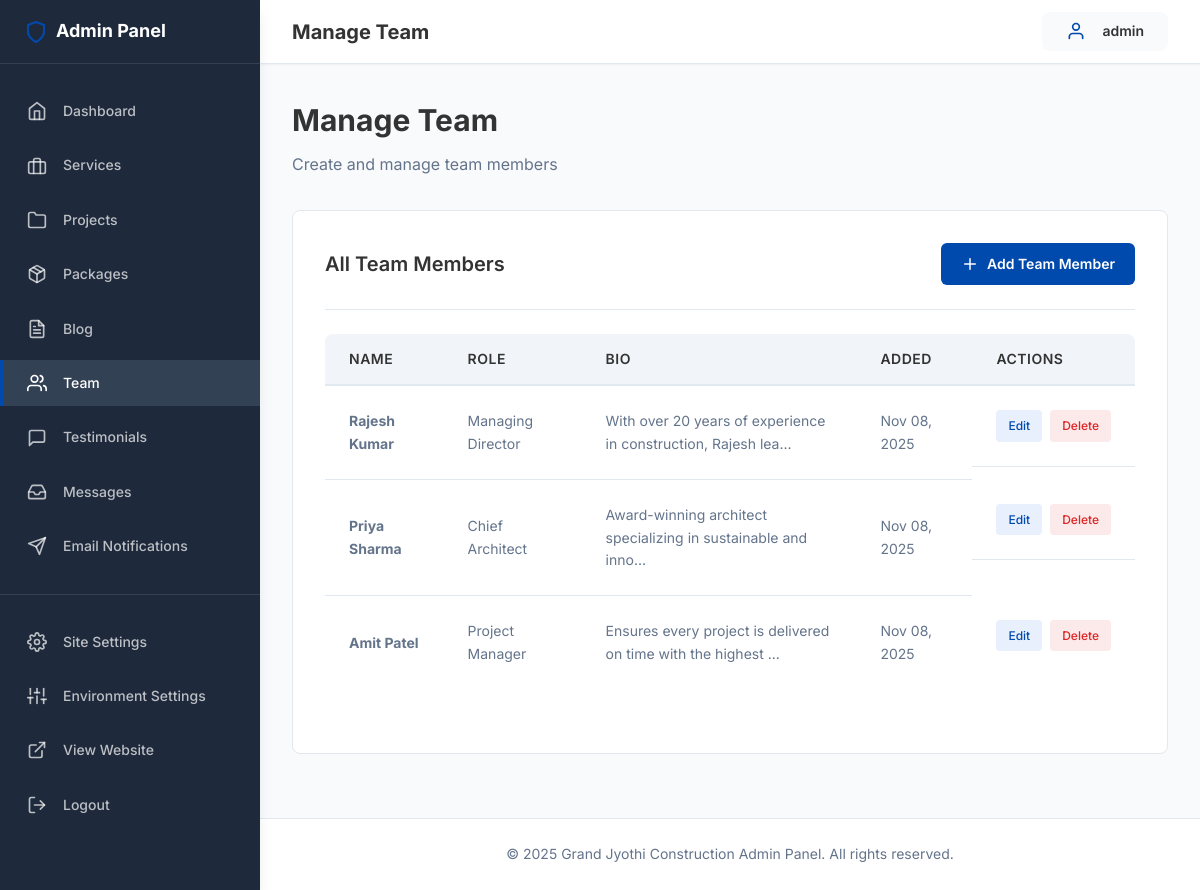
The page /admin/team.php (signed in) on the database its author committed.
### tables this page shows
CREATE TABLE IF NOT EXISTS team (
    id INT AUTO_INCREMENT PRIMARY KEY,
    name VARCHAR(255) NOT NULL,
    role VARCHAR(255) NOT NULL,
    photo VARCHAR(255) DEFAULT 'avatar.jpg',
    bio TEXT,
    created_at TIMESTAMP DEFAULT CURRENT_TIMESTAMP,
    INDEX idx_created (created_at)
);

### includes/db.php (called while the page is built, shortened)
<?php
function getDbConnection(): PDO
{
    static $pdo = null;
    if ($pdo === null) {
        $dsn = sprintf(
            'mysql:host=%s;dbname=%s;charset=%s',
            DB_HOST,
            DB_NAME,
            DB_CHARSET
        );
        $options = [
            PDO::ATTR_ERRMODE            => PDO::ERRMODE_EXCEPTION,
            PDO::ATTR_DEFAULT_FETCH_MODE => PDO::FETCH_ASSOC,
            PDO::ATTR_EMULATE_PREPARES   => false,
            PDO::ATTR_PERSISTENT         => false,
        ];
        try {
            $pdo = new PDO($dsn, DB_USER, DB_PASS, $options);
        } catch (PDOException $e) {
            error_log('Database Connection Error: ' . $e->getMessage());
            die('Database connection failed. Please try again later.');
        }
    }
    return $pdo;
}
function executeQuery(string $sql, array $params = []): PDOStatement
{
    $pdo = getDbConnection();
    $stmt = $pdo->prepare($sql);
    $stmt->execute($params);
    return $stmt;
}
function sanitizeOutput($data): string
{
    return htmlspecialchars((string)$data, ENT_QUOTES, 'UTF-8');
}

### admin/team.php (the view, shortened to what this page needs)
<?php
require_once __DIR__ . '/../includes/db.php';
$action = $_GET['action'] ?? 'list';
$team_members = [];
if ($action === 'list') {
    $team_members = executeQuery("SELECT * FROM team ORDER BY created_at ASC")->fetchAll();
}
require_once __DIR__ . '/includes/admin_header.php';
?>
<div class="content-header">
    <h1>Manage Team</h1>
    <p>Create and manage team members</p>
</div>
<?php if ($action === 'list'): ?>
    <div class="card">
        <div class="card-header">
            <h2 class="card-title">All Team Members</h2>
            <a href="?action=add" class="btn btn-primary">
                <i data-feather="plus"></i> Add Team Member
            </a>
        </div>
        <?php if (empty($team_members)): ?>
            <p>No team members found. <a href="?action=add">Add your first team member</a>!</p>
        <?php else: ?>
            <div class="table-container">
                <table class="admin-table">
                    <thead>
                        <tr>
                            <th>Name</th>
                            <th>Role</th>
                            <th>Bio</th>
                            <th>Added</th>
                            <th>Actions</th>
                        </tr>
                    </thead>
                    <tbody>
                        <?php foreach ($team_members as $tm): ?>
                            <tr>
                                <td><strong><?= sanitizeOutput($tm['name']) ?></strong></td>
                                <td><?= sanitizeOutput($tm['role']) ?></td>
                                <td><?= sanitizeOutput(substr($tm['bio'], 0, 60)) ?>...</td>
                                <td><?= date('M d, Y', strtotime($tm['created_at'])) ?></td>
                                <td class="table-actions">
                                    <a href="?action=edit&id=<?= $tm['id'] ?>" class="btn-edit">Edit</a>
                                    <a href="?action=delete&id=<?= $tm['id'] ?>" class="btn-delete">Delete</a>
                                </td>
                            </tr>
                        <?php endforeach; ?>
                    </tbody>
                </table>
            </div>
        <?php endif; ?>
    </div>
<?php endif; ?>
<?php require_once __DIR__ . '/includes/admin_footer.php'; ?>

### assets/css/admin.css (style rules this page uses)
:root { --admin-primary: #004AAD; --admin-primary-hover: #003a8c; --admin-danger: #dc2626; --admin-danger-hover: #b91c1c; --admin-success: #16a34a; --admin-warning: #F7931E; --admin-text-dark: #333333; --admin-text-gray: #64748b; --admin-text-light: #94a3b8; --admin-bg-white: #ffffff; --admin-bg-light: #F9FAFB; --admin-bg-gray: #f1f5f9; --admin-border: #e2e8f0; --admin-sidebar-bg: #1e293b; --admin-sidebar-hover: #334155; --admin-topbar-height: 64px; --admin-sidebar-width: 260px; --admin-sidebar-collapsed: 70px; --shadow-sm: 0 1px 2px 0 rgba(0, 0, 0, 0.05); --shadow-md: 0 4px 6px -1px rgba(0, 0, 0, 0.1); --shadow-lg: 0 10px 15px -3px rgba(0, 0, 0, 0.1); --spacing-xs: 0.5rem; --spacing-sm: 1rem; --spacing-md: 1.5rem; --spacing-lg: 2rem; --spacing-xl: 3rem; --radius-sm: 4px; --radius-md: 6px; --radius-lg: 8px; --radius-xl: 12px; --font-base: 'Inter', -apple-system, BlinkMacSystemFont, 'Segoe UI', sans-serif; --font-size-xs: 0.75rem; --font-size-sm: 0.875rem; --font-size-base: 1rem; --font-size-lg: 1.125rem; --font-size-xl: 1.25rem; --font-size-2xl: 1.5rem; --font-size-3xl: 1.875rem; }
* { margin: 0; padding: 0; box-sizing: border-box; }
body { font-family: var(--font-base); font-size: var(--font-size-base); line-height: 1.6; color: var(--admin-text-dark); background-color: var(--admin-bg-light); -webkit-font-smoothing: antialiased; -moz-osx-font-smoothing: grayscale; }
.content-header { margin-bottom: var(--spacing-lg); }
.content-header h1 { font-size: var(--font-size-3xl); font-weight: 700; color: var(--admin-text-dark); margin-bottom: var(--spacing-xs); }
.content-header p { color: var(--admin-text-gray); font-size: var(--font-size-base); }
.card { background-color: var(--admin-bg-white); border: 1px solid var(--admin-border); border-radius: var(--radius-lg); padding: var(--spacing-lg); margin-bottom: var(--spacing-lg); }
.card-header { display: flex; justify-content: space-between; align-items: center; margin-bottom: var(--spacing-md); padding-bottom: var(--spacing-md); border-bottom: 1px solid var(--admin-border); }
.card-title { font-size: var(--font-size-xl); font-weight: 600; color: var(--admin-text-dark); }
.btn { display: inline-flex; align-items: center; gap: var(--spacing-xs); padding: 0.625rem 1.25rem; font-size: var(--font-size-sm); font-weight: 600; text-decoration: none; border-radius: var(--radius-md); border: none; cursor: pointer; transition: all 0.2s ease; text-align: center; }
.btn svg { width: 18px; height: 18px; }
.btn-primary { background-color: var(--admin-primary); color: white; }
.table-container { overflow-x: auto; margin-bottom: var(--spacing-lg); }
.admin-table { width: 100%; border-collapse: collapse; background-color: var(--admin-bg-white); border-radius: var(--radius-lg); overflow: hidden; }
.admin-table thead { background-color: var(--admin-bg-gray); }
.admin-table th { padding: 0.875rem var(--spacing-md); text-align: left; font-size: var(--font-size-sm); font-weight: 600; color: var(--admin-text-dark); text-transform: uppercase; letter-spacing: 0.5px; border-bottom: 2px solid var(--admin-border); }
.admin-table td { padding: var(--spacing-md); border-bottom: 1px solid var(--admin-border); font-size: var(--font-size-sm); color: var(--admin-text-gray); }
.admin-table tbody tr { transition: background-color 0.2s ease; }
.admin-table tbody tr:last-child td { border-bottom: none; }
.table-actions { display: flex; gap: var(--spacing-xs); white-space: nowrap; }
.table-actions a { padding: 0.375rem 0.75rem; font-size: var(--font-size-xs); border-radius: var(--radius-sm); text-decoration: none; font-weight: 500; transition: all 0.2s ease; }
.table-actions .btn-edit { background-color: rgba(37, 99, 235, 0.1); color: var(--admin-primary); }
.table-actions .btn-delete { background-color: rgba(220, 38, 38, 0.1); color: var(--admin-danger); }

### rows shown on the page
team: name "Rajesh Kumar", role "Managing Director", bio "With over 20 years of experience in construction, Rajesh lea", created_at "Nov 08, 2025"
team: name "Priya Sharma", role "Chief Architect", bio "Award-winning architect specializing in sustainable and inno", created_at "Nov 08, 2025"
team: name "Amit Patel", role "Project Manager", bio "Ensures every project is delivered on time with the highest", created_at "Nov 08, 2025"

### other values the page prints
sanitizeOutput($page_title) "Manage Team"
sanitizeOutput($_SESSION['admin_username'] ?? 'Admin') "admin"
